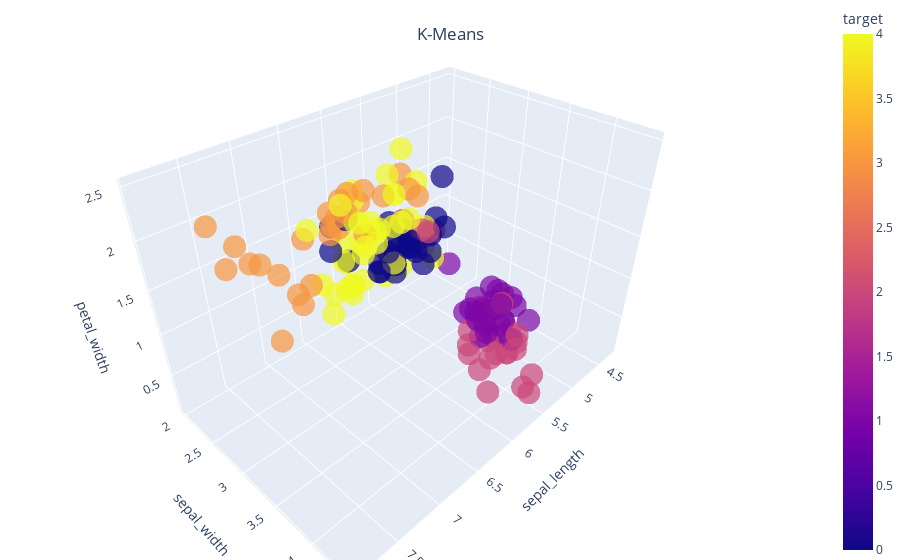

Write notebook code for a chart like this one.
### Code cell
kmeans = KMeans(number_of_clusters=5,
                distance_metric='euclidean',
                max_iters=1000,
                verbose=False)

kmeans.fit(feature_matrix)

cluster_assignments = kmeans.transform()

plot3d_iris_dataset(feature_matrix, cluster_assignments, 'K-Means')

### Figure 1 — Plotly figure (JSON) as saved in the notebook; plotly's stock layout.template omitted (floating-point values rounded to 4 significant figures; data arrays with more than 128 entries replaced by an {"elided": "..."} marker saying what was removed)
{"data": [{"hovertemplate": "sepal_length=%{x}<br>sepal_width=%{y}<br>petal_width=%{z}<br>target=%{marker.color}<extra></extra>", "legendgroup": "", "marker": {"color": {"elided": "150 int values"}, "coloraxis": "coloraxis", "opacity": 0.7, "symbol": "circle"}, "mode": "markers", "name": "", "scene": "scene", "showlegend": false, "type": "scatter3d", "x": {"elided": "150 float values"}, "y": {"elided": "150 float values"}, "z": {"elided": "150 float values"}}], "layout": {"coloraxis": {"colorbar": {"title": {"text": "target"}}, "colorscale": [[0, "#0d0887"], [0.1111, "#46039f"], [0.2222, "#7201a8"], [0.3333, "#9c179e"], [0.4444, "#bd3786"], [0.5556, "#d8576b"], [0.6667, "#ed7953"], [0.7778, "#fb9f3a"], [0.8889, "#fdca26"], [1, "#f0f921"]]}, "legend": {"tracegroupgap": 0}, "margin": {"b": 0, "l": 0, "r": 0, "t": 0}, "scene": {"domain": {"x": [0, 1], "y": [0, 1]}, "xaxis": {"title": {"text": "sepal_length"}}, "yaxis": {"title": {"text": "sepal_width"}}, "zaxis": {"title": {"text": "petal_width"}}}, "title": {"text": "K-Means", "x": 0.5, "xanchor": "center", "y": 0.95, "yanchor": "top"}}}
